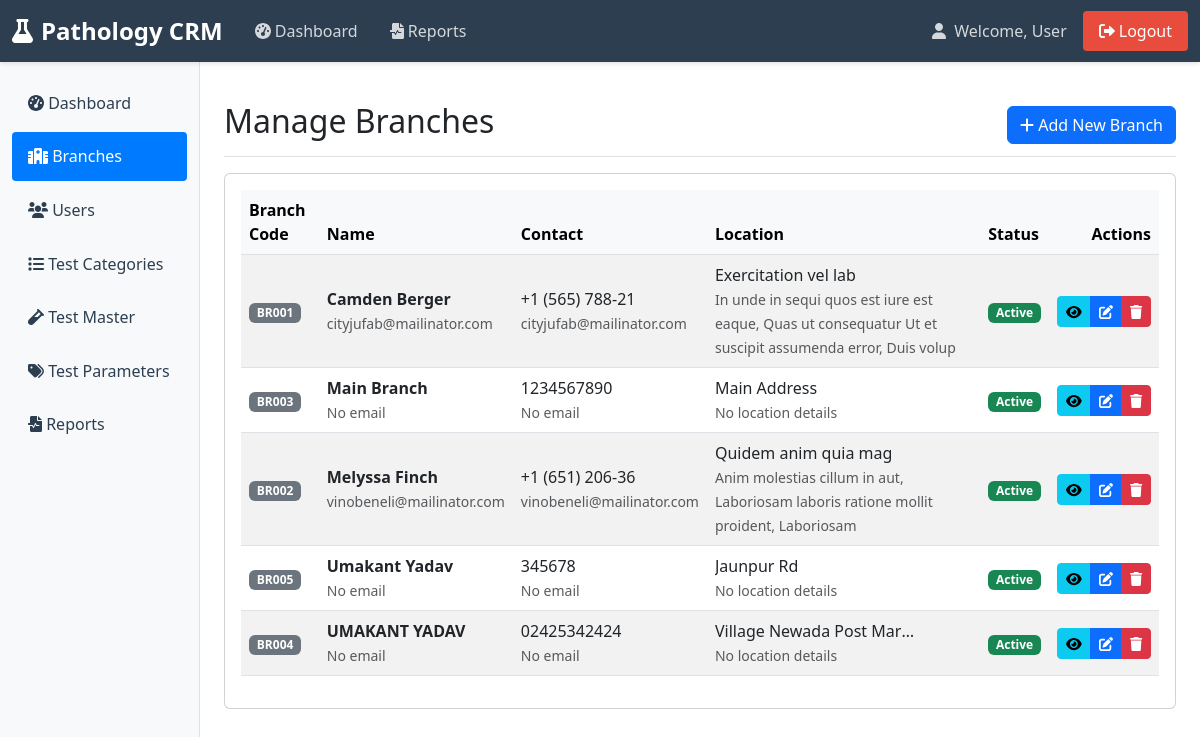
/admin/branches.php (signed in), run on the app's committed database.
### tables this page shows
CREATE TABLE `branches` (
  `id` int(11) NOT NULL,
  `branch_code` varchar(20) DEFAULT NULL,
  `branch_name` varchar(100) DEFAULT NULL,
  `address` text DEFAULT NULL,
  `city` varchar(100) DEFAULT NULL,
  `state` varchar(100) DEFAULT NULL,
  `pincode` varchar(10) DEFAULT NULL,
  `phone` varchar(15) DEFAULT NULL,
  `email` varchar(100) DEFAULT NULL,
  `status` tinyint(4) DEFAULT 1,
  `created_at` timestamp NOT NULL DEFAULT current_timestamp()
);

### admin/branches.php (the view, shortened to what this page needs)
<?php
require_once '../auth/session-check.php';
try {
    $branches = $conn->query("SELECT * FROM branches ORDER BY branch_name")->fetchAll(PDO::FETCH_ASSOC);
} catch (PDOException $e) {
    $error_msg = "Error fetching branches: " . $e->getMessage();
    $branches = [];
}
include '../inc/header.php';
?>
<link rel="stylesheet" href="admin-shared.css">
<div class="d-flex justify-content-between flex-wrap flex-md-nowrap align-items-center pt-3 pb-2 mb-3 border-bottom">
    <h1 class="h2">Manage Branches</h1>
    <button type="button" class="btn btn-primary" data-bs-toggle="modal" data-bs-target="#branchModal">
        <i class="fas fa-plus"></i> Add New Branch
    </button>
</div>
<div class="card">
    <div class="card-body">
        <div class="table-responsive">
            <table class="table table-striped table-hover align-middle">
                <thead class="table-light">
                    <tr>
                        <th>Branch Code</th>
                        <th>Name</th>
                        <th>Contact</th>
                        <th>Location</th>
                        <th>Status</th>
                        <th class="text-end">Actions</th>
                    </tr>
                </thead>
                <tbody>
                    <?php if (empty($branches)): ?>
                        <tr>
                            <td colspan="6" class="text-center py-4">
                                <div class="text-muted">
                                    <i class="fas fa-building fa-2x mb-2"></i>
                                    <p>No branches found</p>
                                </div>
                            </td>
                        </tr>
                    <?php else: ?>
                        <?php foreach ($branches as $branch): ?>
                            <tr>
                                <td>
                                    <span class="badge bg-secondary">
                                        <?php echo htmlspecialchars($branch['branch_code'] ?: '-'); ?>
                                    </span>
                                </td>
                                <td>
                                    <div class="fw-bold"><?php echo htmlspecialchars($branch['branch_name']); ?></div>
                                    <small class="text-muted"><?php echo htmlspecialchars($branch['email'] ?: 'No email'); ?></small>
                                </td>
                                <td>
                                    <div><?php echo htmlspecialchars($branch['phone']); ?></div>
                                    <small class="text-muted"><?php echo htmlspecialchars($branch['email'] ?: 'No email'); ?></small>
                                </td>
                                <td>
                                    <div class="text-truncate" style="max-width: 200px;" title="<?php echo htmlspecialchars($branch['address']); ?>">
                                        <?php echo htmlspecialchars($branch['address']); ?>
                                    </div>
                                    <small class="text-muted">
                                        <?php
                                        $location = array_filter([
                                            $branch['city'],
                                            $branch['state'],
                                            $branch['pincode']
                                        ]);
                                        echo htmlspecialchars(implode(', ', $location) ?: 'No location details');
                                        ?>
                                    </small>
                                </td>
                                <td>
                                    <span class="badge bg-<?php echo $branch['status'] ? 'success' : 'danger'; ?>">
                                        <?php echo $branch['status'] ? 'Active' : 'Inactive'; ?>
                                    </span>
                                </td>
                                <td class="text-end">
                                    <div class="btn-group">
                                        <button type="button" class="btn btn-sm btn-info view-branch"
                                                data-bs-toggle="modal"
                                                data-bs-target="#viewBranchModal"
                                                data-id="<?php echo $branch['id']; ?>"
                                                data-code="<?php echo htmlspecialchars($branch['branch_code']); ?>"
                                                data-name="<?php echo htmlspecialchars($branch['branch_name']); ?>"
                                                data-address="<?php echo htmlspecialchars($branch['address']); ?>"
                                                data-city="<?php echo htmlspecialchars($branch['city']); ?>"
                                                data-state="<?php echo htmlspecialchars($branch['state']); ?>"
                                                data-pincode="<?php echo htmlspecialchars($branch['pincode']); ?>"
                                                data-phone="<?php echo htmlspecialchars($branch['phone']); ?>"
                                                data-email="<?php echo htmlspecialchars($branch['email']); ?>"
                                                data-status="<?php echo $branch['status']; ?>"
                                                title="View Branch">
                                            <i class="fas fa-eye"></i>
                                        </button>
                                        <button type="button" class="btn btn-sm btn-primary edit-branch"
                                                data-bs-toggle="modal"
                                                data-bs-target="#branchModal"
                                                data-id="<?php echo $branch['id']; ?>"
                                                data-code="<?php echo htmlspecialchars($branch['branch_code']); ?>"
                                                data-name="<?php echo htmlspecialchars($branch['branch_name']); ?>"
                                                data-address="<?php echo htmlspecialchars($branch['address']); ?>"
                                                data-city="<?php echo htmlspecialchars($branch['city']); ?>"
                                                data-state="<?php echo htmlspecialchars($branch['state']); ?>"
                                                data-pincode="<?php echo htmlspecialchars($branch['pincode']); ?>"
                                                data-phone="<?php echo htmlspecialchars($branch['phone']); ?>"
                                                data-email="<?php echo htmlspecialchars($branch['email']); ?>"
                                                title="Edit Branch">
                                            <i class="fas fa-edit"></i>
                                        </button>
                                        <a href="?delete=<?php echo $branch['id']; ?>"
                                           class="btn btn-sm btn-danger"
                                           onclick="return confirm('Are you sure you want to delete this branch?')"
                                           title="Delete Branch">
                                            <i class="fas fa-trash"></i>
                                        </a>
                                    </div>
                                </td>
                            </tr>
                        <?php endforeach; ?>
                    <?php endif; ?>
                </tbody>
            </table>
        </div>
    </div>
</div>
<?php include '../inc/footer.php'; ?>

### data on the page
branches: branch_code "BR001", branch_name "Camden Berger", email "cityjufab@mailinator.com", phone "+1 (565) 788-21", address "Exercitation vel lab", location "In unde in sequi quos est iure est eaque, Quas ut consequatur Ut et suscipit assumenda error, Duis volup", status "Active"
branches: branch_code "BR003", branch_name "Main Branch", email "No email", phone "1234567890", address "Main Address", location "No location details", status "Active"
branches: branch_code "BR002", branch_name "Melyssa Finch", email "vinobeneli@mailinator.com", phone "+1 (651) 206-36", address "Quidem anim quia mag", location "Anim molestias cillum in aut, Laboriosam laboris ratione mollit proident, Laboriosam", status "Active"
branches: branch_code "BR005", branch_name "Umakant Yadav", email "No email", phone "345678", address "Jaunpur Rd", location "No location details", status "Active"
branches: branch_code "BR004", branch_name "UMAKANT YADAV", email "No email", phone "02425342424", address "Village Newada Post Mar…", location "No location details", status "Active"

### other printed values
$_SESSION['user_name'] "User"
